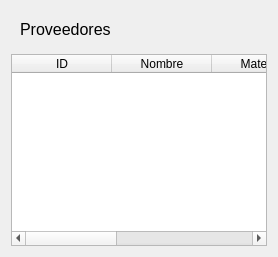
            <widget class="QWidget" name="tbProvider">
             <layout class="QVBoxLayout" name="verticalLayout_3">
              <item>
               <widget class="QWidget" name="widget_2" native="true">
                <layout class="QHBoxLayout" name="horizontalLayout_4">
                 <item>
                  <widget class="QLabel" name="label">
                   <property name="font">
                    <font>
                     <pointsize>12</pointsize>
                    </font>
                   </property>
                   <property name="text">
                    <string>Proveedores</string>
                   </property>
                  </widget>
                 </item>
                </layout>
               </widget>
              </item>
              <item>
               <widget class="QTableWidget" name="tableProvider">
                <property name="selectionBehavior">
                 <enum>QAbstractItemView::SelectRows</enum>
                </property>
                <attribute name="horizontalHeaderStretchLastSection">
                 <bool>true</bool>
                </attribute>
                <column>
                 <property name="text">
                  <string>ID</string>
                 </property>
                </column>
                <column>
                 <property name="text">
                  <string>Nombre</string>
                 </property>
                </column>
                <column>
                 <property name="text">
                  <string>Material</string>
                 </property>
                </column>
                <column>
                 <property name="text">
                  <string>Telefono</string>
                 </property>
                </column>
                <column>
                 <property name="text">
                  <string>Email</string>
                 </property>
                </column>
               </widget>
              </item>
             </layout>
            </widget>
